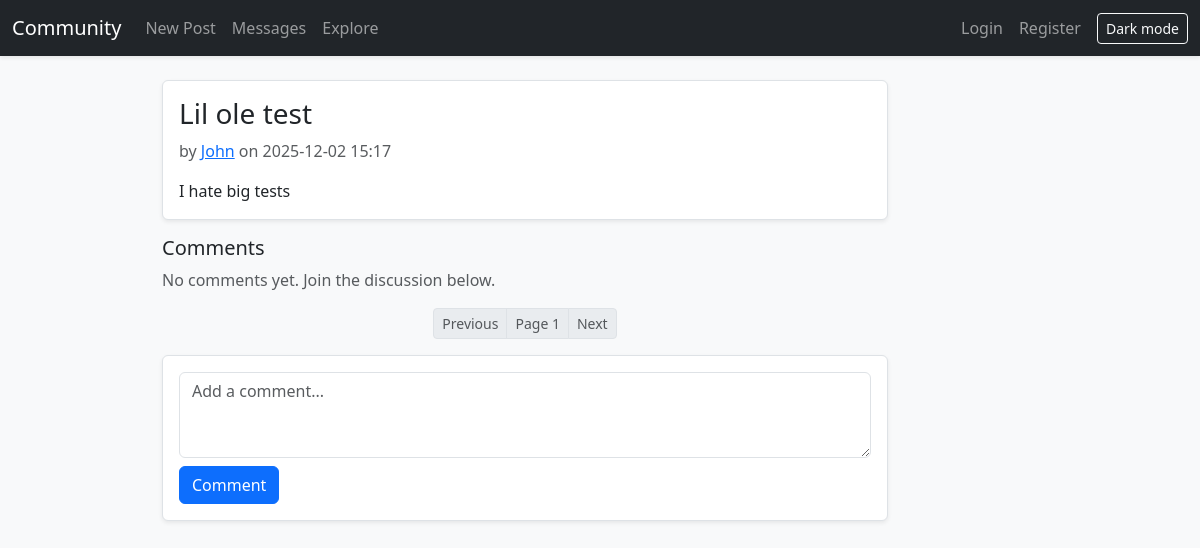
The page /post/2 on the database as committed earlier.
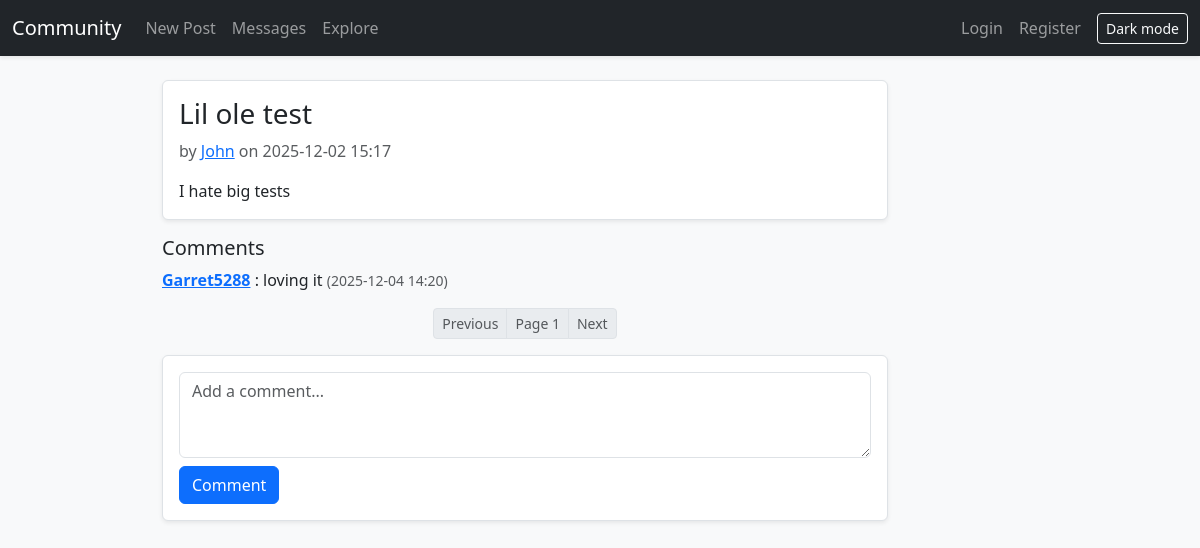
The same page on the database as committed later.
### community_forum.py (models this page shows)
class Comment(db.Model):
	id = db.Column(db.Integer, primary_key=True)
	post_id = db.Column(db.Integer, db.ForeignKey('post.id'), nullable=False, index=True)
	author_id = db.Column(db.Integer, db.ForeignKey('user.id'), nullable=False)
	body = db.Column(db.Text, nullable=False)
	created_at = db.Column(db.DateTime, default=datetime.utcnow, nullable=False, index=True)
	post = db.relationship('Post', back_populates='comments')
	author = db.relationship('User', back_populates='comments')

class User(db.Model):
	id = db.Column(db.Integer, primary_key=True)
	username = db.Column(db.String(80), unique=True, nullable=False, index=True)
	email = db.Column(db.String(120), unique=True, nullable=False, index=True)
	password_hash = db.Column(db.String(128), nullable=False)
	is_admin = db.Column(db.Boolean, default=False, nullable=False)
	bio = db.Column(db.Text)
	created_at = db.Column(db.DateTime, default=datetime.utcnow, nullable=False)
	posts = db.relationship('Post', back_populates='author', cascade='all, delete-orphan')
	comments = db.relationship('Comment', back_populates='author', cascade='all, delete-orphan')
	sent_messages = db.relationship('Message', foreign_keys='Message.sender_id', back_populates='sender', cascade='all, delete-orphan')
	received_messages = db.relationship('Message', foreign_keys='Message.recipient_id', back_populates='recipient', cascade='all, delete-orphan')

### community_forum.py (the view, shortened to what this page needs)
@app.route('/post/<int:post_id>', methods=['GET', 'POST'])
def post_view(post_id: int):
	p = Post.query.get_or_404(post_id)
	cpage = max(int(request.args.get('cpage') or 1), 1)
	c_per_page = 10
	c_query = Comment.query.options(joinedload(Comment.author)).filter_by(post_id=p.id)
	total_c = c_query.count()
	comments = c_query.order_by(Comment.created_at.asc()).offset((cpage - 1) * c_per_page).limit(c_per_page).all()
	has_next_c = cpage * c_per_page < total_c
	has_prev_c = cpage > 1
	return render_template('post_view.html', title=p.title, post=p, comments=comments, cpage=cpage, has_next_c=has_next_c, has_prev_c=has_prev_c)

### community_forum.py (called while the page is built, shortened)
def current_user():
	uid = session.get('uid')
	if not uid:
		return None
	return User.query.get(uid)

@app.context_processor
def inject_user_and_csrf():
	u = current_user()
	unread = 0
	if u:
		try:
			unread = Message.query.filter_by(recipient_id=u.id, read_at=None).count()
		except Exception:
			unread = 0
	return {
		'user': u,
		'csrf_token': _csrf_token(),
		'unread_count': unread,
	}

@app.after_request
def add_security_headers(resp):
	csp = (
		"default-src 'self'; "
		"style-src 'self' https://cdn.jsdelivr.net; "
		"script-src 'self' https://cdn.jsdelivr.net; "
		"object-src 'none'; base-uri 'self'; frame-ancestors 'none'"
	)
	resp.headers['Content-Security-Policy'] = csp
	resp.headers['X-Content-Type-Options'] = 'nosniff'
	resp.headers['X-Frame-Options'] = 'DENY'
	resp.headers['Referrer-Policy'] = 'no-referrer'
	return resp

def _csrf_token():
	tok = session.get('csrf_token')
	if not tok:
		import secrets
		tok = secrets.token_urlsafe(32)
		session['csrf_token'] = tok
	return tok

@app.before_request
def enforce_idle_timeout():
	uid = session.get('uid')
	if not uid:
		return

### templates/post_view.html (shortened to what this page needs)
{% extends 'base.html' %}
{% block content %}
<div class="row">
    <div class="col-12 col-lg-10">
        <div class="card shadow-sm mb-3">
            <div class="card-body">
                <h3 class="card-title">{{ post.title }}</h3>
                <p class="text-muted">by
                    {% if post.author and post.author.username %}
                    <a href="{{ url_for('user_profile', username=post.author.username) }}">{{ post.author.username
                        }}</a>
                    {% else %}
                    <span class="text-muted">unknown</span>
                    {% endif %}
                    on {{ post.created_at.strftime('%Y-%m-%d %H:%M') }}
                </p>
                <p class="mb-0">{{ post.body }}</p>
            </div>
        </div>
        <h5>Comments</h5>
        {% for c in comments %}
        <div class="mb-2">
            <strong>
                {% if c.author and c.author.username %}
                <a href="{{ url_for('user_profile', username=c.author.username) }}">{{ c.author.username }}</a>
                {% else %}
                <span class="text-muted">unknown</span>
                {% endif %}
            </strong>:
            {{ c.body }}
            <small class="text-muted">({{ c.created_at.strftime('%Y-%m-%d %H:%M') }})</small>
        </div>
        {% endfor %}
        {% if comments|length == 0 %}
        <p class="text-muted">No comments yet. Join the discussion below.</p>
        {% endif %}
        <nav class="mt-3 d-flex justify-content-center">
            <ul class="pagination pagination-sm mb-0">
                <li class="page-item {% if not has_prev_c %}disabled{% endif %}">
                    <a class="page-link" href="{{ url_for('post_view', post_id=post.id, cpage=cpage-1) }}">Previous</a>
                </li>
                <li class="page-item disabled"><span class="page-link">Page {{ cpage }}</span></li>
                <li class="page-item {% if not has_next_c %}disabled{% endif %}">
                    <a class="page-link" href="{{ url_for('post_view', post_id=post.id, cpage=cpage+1) }}">Next</a>
                </li>
            </ul>
        </nav>
        <form method="post" class="mt-3">
            <div class="card shadow-sm">
                <div class="card-body">
                    <textarea class="form-control mb-2" name="body" rows="3" placeholder="Add a comment..."></textarea>
                    <button class="btn btn-primary">Comment</button>
                </div>
            </div>
        </form>
    </div>
</div>
{% endblock %}

Rows that differ between the two databases and show on the page:
added Comment: author.username "Garret5288", body "loving it", created_at "2025-12-04 14:20"
Other text that changed with them:
text no longer shown: "No comments yet. Join the discussion below."
